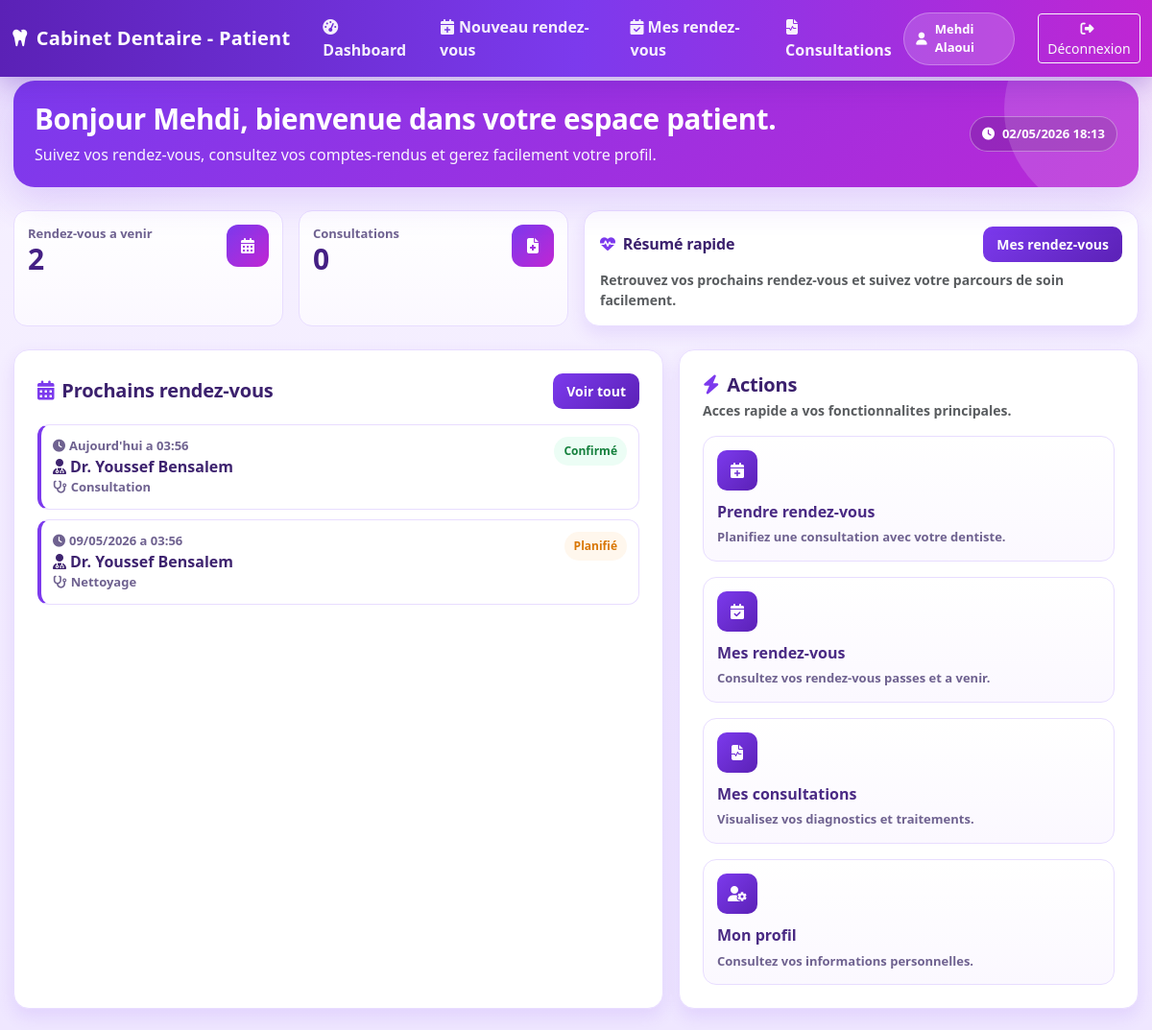
Screenshot of /public/index.php?route=/patient/dashboard (signed in) with the database file from the repository.
### tables this page shows
CREATE TABLE patients (
    id INT AUTO_INCREMENT PRIMARY KEY,
    user_id INT NOT NULL,
    age INT,
    telephone VARCHAR(20),
    adresse TEXT,
    date_naissance DATE,
    groupe_sanguin VARCHAR(5),
    allergies TEXT,
    observations TEXT,
    created_at TIMESTAMP DEFAULT CURRENT_TIMESTAMP,
    FOREIGN KEY (user_id) REFERENCES users(id) ON DELETE CASCADE,
    KEY idx_user_id (user_id)
);

CREATE TABLE users (
    id INT AUTO_INCREMENT PRIMARY KEY,
    nom VARCHAR(100) NOT NULL,
    prenom VARCHAR(100) NOT NULL,
    email VARCHAR(150) UNIQUE NOT NULL,
    password VARCHAR(255) NOT NULL,
    role ENUM('admin','dentiste','secretaire','patient') NOT NULL DEFAULT 'patient',
    created_at TIMESTAMP DEFAULT CURRENT_TIMESTAMP,
    KEY idx_email (email),
    KEY idx_role (role)
);

CREATE TABLE rendez_vous (
    id INT AUTO_INCREMENT PRIMARY KEY,
    patient_id INT NOT NULL,
    dentiste_id INT NOT NULL,
    secretaire_id INT,
    date_heure DATETIME NOT NULL,
    duree_minutes INT DEFAULT 30,
    motif TEXT,
    type_rendez_vous ENUM('consultation','nettoyage','extraction','traitement','blanchiment','radio','autre') DEFAULT 'consultation',
    statut ENUM('planifié','confirmé','annulé','complété','absent') DEFAULT 'planifié',
    notes TEXT,
    created_at TIMESTAMP DEFAULT CURRENT_TIMESTAMP,
    FOREIGN KEY (patient_id) REFERENCES patients(id) ON DELETE CASCADE,
    FOREIGN KEY (dentiste_id) REFERENCES dentistes(id) ON DELETE CASCADE,
    FOREIGN KEY (secretaire_id) REFERENCES secretaires(id) ON DELETE SET NULL,
    KEY idx_patient (patient_id),
    KEY idx_dentiste (dentiste_id),
    KEY idx_date (date_heure),
    KEY idx_statut (statut)
);

### app/views/patient/dashboard.php (the view, shortened to what the rows shown need)
<!DOCTYPE html>
<html lang="fr">
<head>
    <link href="https://cdn.jsdelivr.net/npm/bootstrap@5.3.0/dist/css/bootstrap.min.css" rel="stylesheet">
    <link href="https://cdnjs.cloudflare.com/ajax/libs/font-awesome/6.4.0/css/all.min.css" rel="stylesheet">
    <link href="css/patient-theme.css" rel="stylesheet">
</head>
<body class="patient-body">
    <nav class="navbar navbar-expand-lg topbar fixed-top">
        <div class="container-fluid">
            <a class="navbar-brand" href="index.php?route=/patient/dashboard">
                <i class="fas fa-tooth me-2"></i>Cabinet Dentaire - Patient
            </a>
            <div class="collapse navbar-collapse" id="navbarNav">
                <ul class="navbar-nav me-auto">
                <li class="nav-item">
                        <a class="nav-link active" href="index.php?route=/patient/dashboard">
                            <i class="fas fa-tachometer-alt me-1"></i>Dashboard
                        </a>
                    </li>
                    <li class="nav-item">
                        <a class="nav-link" href="index.php?route=/patient/rendez-vous/create">
                            <i class="fas fa-calendar-plus me-1"></i>Nouveau rendez-vous
                        </a>
                    </li>
                    <li class="nav-item">
                        <a class="nav-link" href="index.php?route=/patient/rendez-vous">
                            <i class="fas fa-calendar-check me-1"></i>Mes rendez-vous
                        </a>
                    </li>
                    <li class="nav-item">
                        <a class="nav-link" href="index.php?route=/patient/consultations">
                            <i class="fas fa-file-medical-alt me-1"></i>Consultations
                        </a>
                    </li>
                </ul>
                <div class="d-flex align-items-center">
                    <div class="patient-pill">
                        <i class="fas fa-user"></i>
                        <?php echo htmlspecialchars(($user['prenom'] ?? '') . ' ' . ($user['nom'] ?? '')); ?>
                    </div>
                    <a href="index.php?route=/logout" class="btn btn-outline-light btn-sm ms-3">
                        <i class="fas fa-sign-out-alt me-1"></i>Déconnexion
                    </a>
                </div>
            </div>
        </div>
    </nav>
    <div class="dashboard">
        <div class="welcome-banner mb-4">
            <div class="d-flex flex-column flex-lg-row align-items-start align-items-lg-center justify-content-between gap-3">
                <div>
                    <h1 class="welcome-title">Bonjour <?php echo htmlspecialchars($user['prenom'] ?? ''); ?>, bienvenue dans votre espace patient.</h1>
                    <p class="welcome-sub">
                        Suivez vos rendez-vous, consultez vos comptes-rendus et gerez facilement votre profil.
                    </p>
                </div>
                <span class="clock-badge">
                    <i class="fas fa-clock"></i><?php echo date('d/m/Y H:i'); ?>
                </span>
            </div>
        </div>
        <div class="row g-3 mb-4">
            <div class="col-12 col-md-6 col-xl-3">
                <div class="kpi">
                    <div class="d-flex justify-content-between align-items-start">
                        <div>
                            <div class="label">Rendez-vous a venir</div>
                            <div class="value"><?php echo is_array($nextRendezVous) ? count($nextRendezVous) : 0; ?></div>
                        </div>
                        <div class="kpi-icon"><i class="fas fa-calendar-days"></i></div>
                    </div>
                </div>
            </div>
            <div class="col-12 col-md-6 col-xl-3">
                <div class="kpi">
                    <div class="d-flex justify-content-between align-items-start">
                        <div>
                            <div class="label">Consultations</div>
                            <div class="value"><?php echo isset($stats['consultations']) ? (int) $stats['consultations'] : 0; ?></div>
                        </div>
                        <div class="kpi-icon"><i class="fas fa-file-medical"></i></div>
                    </div>
                </div>
            </div>
            <div class="col-12 col-xl-6">
                <div class="panel p-3 h-100 d-flex flex-column justify-content-center">
                    <div class="d-flex align-items-center justify-content-between">
                        <h2 class="panel-title h6 mb-0">
                            <i class="fas fa-heart-pulse me-2 text-primary"></i>Résumé rapide
                        </h2>
                        <a href="index.php?route=/patient/rendez-vous" class="btn btn-primary-custom btn-sm">Mes rendez-vous</a>
                    </div>
                    <p class="text-muted small fw-semibold mb-0 mt-2">
                        Retrouvez vos prochains rendez-vous et suivez votre parcours de soin facilement.
                    </p>
                </div>
            </div>
        </div>
        <div class="row g-3">
            <div class="col-12 col-xl-7">
                <div class="panel p-3 p-md-4 h-100">
                    <div class="d-flex align-items-center justify-content-between mb-3">
                        <h2 class="panel-title h5 mb-0">
                            <i class="fas fa-calendar-alt me-2 text-primary"></i>Prochains rendez-vous
                        </h2>
                        <a href="index.php?route=/patient/rendez-vous" class="btn btn-primary-custom btn-sm">
                            Voir tout
                        </a>
                    </div>
                    <ul class="rdv-list">
                        <?php if (empty($nextRendezVous)): ?>
                            <li class="rdv-row text-center py-4 text-muted">
                                <i class="fas fa-calendar-times fa-2x mb-2"></i><br>
                                Aucun rendez-vous a venir
                            </li>
                        <?php else: ?>
                            <?php foreach ($nextRendezVous as $rdv): ?>
                                <?php
                                $dateHeure = new DateTime($rdv['date_heure']);
                                $now = new DateTime();
                                $diff = $now->diff($dateHeure);
                                $dateFormatted = '';
                                if ($diff->days == 0) {
                                    $dateFormatted = 'Aujourd\'hui a ' . $dateHeure->format('H:i');
                                } elseif ($diff->days == 1) {
                                    $dateFormatted = 'Demain a ' . $dateHeure->format('H:i');
                                } else {
                                    $dateFormatted = $dateHeure->format('d/m/Y') . ' a ' . $dateHeure->format('H:i');
                                }
                                $statutClass = 'status-' . $rdv['statut'];
                                ?>
                                <li class="rdv-row">
                                    <div class="d-flex justify-content-between align-items-start gap-2">
                                        <div>
                                            <div class="rdv-date">
                                                <i class="fas fa-clock me-1"></i><?php echo htmlspecialchars($dateFormatted); ?>
                                            </div>
                                            <div class="rdv-doctor">
                                                <i class="fas fa-user-md me-1"></i>Dr. <?php echo htmlspecialchars($rdv['dentiste_prenom'] . ' ' . $rdv['dentiste_nom']); ?>
                                            </div>
                                            <div class="rdv-type">
                                                <i class="fas fa-stethoscope me-1"></i><?php echo htmlspecialchars(ucfirst($rdv['type_rendez_vous'])); ?>
                                            </div>
                                        </div>
                                        <span class="status-pill <?php echo htmlspecialchars($statutClass); ?>">
                                            <?php echo htmlspecialchars(ucfirst($rdv['statut'])); ?>
                                        </span>
                                    </div>
                                </li>
                            <?php endforeach; ?>
                        <?php endif; ?>
                    </ul>
                </div>
            </div>
            <div class="col-12 col-xl-5">
                <div class="panel p-3 p-md-4 h-100">
                    <div class="mb-3">
                        <h2 class="panel-title h5 mb-1">
                            <i class="fas fa-bolt me-2 text-primary"></i>Actions
                        </h2>
                        <div class="text-muted small fw-semibold">Acces rapide a vos fonctionnalites principales.</div>
                    </div>
                    <div class="row g-3">
                        <div class="col-12">
                            <a href="index.php?route=/patient/rendez-vous/create" class="menu-card">
                                <div class="menu-ico"><i class="fas fa-calendar-plus"></i></div>
                                <p class="menu-title">Prendre rendez-vous</p>
                                <p class="menu-desc">Planifiez une consultation avec votre dentiste.</p>
                            </a>
                        </div>
                        <div class="col-12">
                            <a href="index.php?route=/patient/rendez-vous" class="menu-card">
                                <div class="menu-ico"><i class="fas fa-calendar-check"></i></div>
                                <p class="menu-title">Mes rendez-vous</p>
                                <p class="menu-desc">Consultez vos rendez-vous passes et a venir.</p>
                            </a>
                        </div>
                        <div class="col-12">
                            <a href="index.php?route=/patient/consultations" class="menu-card">
                                <div class="menu-ico"><i class="fas fa-file-medical-alt"></i></div>
                                <p class="menu-title">Mes consultations</p>
                                <p class="menu-desc">Visualisez vos diagnostics et traitements.</p>
                            </a>
                        </div>
                        <div class="col-12">
                            <button type="button" class="menu-card text-start w-100" data-bs-toggle="modal" data-bs-target="#profileModal">
                                <div class="menu-ico"><i class="fas fa-user-cog"></i></div>
                                <p class="menu-title">Mon profil</p>
                                <p class="menu-desc">Consultez vos informations personnelles.</p>
                            </button>
                        </div>
                    </div>
                </div>
            </div>
        </div>
    </div>
</body>
</html>

### rows the page displays
patients: user.nom "Mehdi Alaoui", user.prenom "Mehdi"
rendez_vous: date_heure "Aujourd'hui a 03:56", users.prenom+nom "Youssef Bensalem", type_rendez_vous "Consultation", statut "Confirmé"
rendez_vous: date_heure "09/05/2026 a 03:56", users.prenom+nom "Youssef Bensalem", type_rendez_vous "Nettoyage", statut "Planifié"

### other values shown
count($nextRendezVous) "2"
